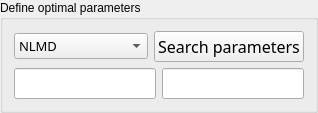
             <widget class="QGroupBox" name="groupBox_2">
              <property name="title">
               <string>Define optimal parameters</string>
              </property>
              <layout class="QVBoxLayout" name="verticalLayout_10">
               <item>
                <layout class="QHBoxLayout" name="horizontalLayout_6">
                 <item>
                  <widget class="QComboBox" name="ChoiceBox">
                   <property name="sizePolicy">
                    <sizepolicy hsizetype="Preferred" vsizetype="Maximum">
                     <horstretch>0</horstretch>
                     <verstretch>0</verstretch>
                    </sizepolicy>
                   </property>
                   <property name="font">
                    <font>
                     <family>Noto Sans Cond</family>
                     <pointsize>10</pointsize>
                     <weight>50</weight>
                     <italic>false</italic>
                     <bold>false</bold>
                    </font>
                   </property>
                   <property name="toolTip">
                    <string>&lt;html&gt;&lt;head/&gt;&lt;body&gt;&lt;p&gt;&lt;span style=&quot; font-size:11pt;&quot;&gt;Choice of the denoising algorithm&lt;/span&gt;&lt;/p&gt;&lt;/body&gt;&lt;/html&gt;</string>
                   </property>
                   <property name="styleSheet">
                    <string notr="true"/>
                   </property>
                   <item>
                    <property name="text">
                     <string>NLMD</string>
                    </property>
                   </item>
                   <item>
                    <property name="text">
                     <string>BM3D</string>
                    </property>
                   </item>
                   <item>
                    <property name="text">
                     <string>VSNR</string>
                    </property>
                   </item>
                   <item>
                    <property name="text">
                     <string>TV Chambolle</string>
                    </property>
                   </item>
                  </widget>
                 </item>
                 <item>
                  <widget class="QPushButton" name="Denoise_button">
                   <property name="sizePolicy">
                    <sizepolicy hsizetype="Minimum" vsizetype="Maximum">
                     <horstretch>0</horstretch>
                     <verstretch>0</verstretch>
                    </sizepolicy>
                   </property>
                   <property name="font">
                    <font>
                     <family>Noto Sans Cond</family>
                     <pointsize>12</pointsize>
                     <weight>50</weight>
                     <italic>false</italic>
                     <bold>false</bold>
                    </font>
                   </property>
                   <property name="toolTip">
                    <string>&lt;html&gt;&lt;head/&gt;&lt;body&gt;&lt;p&gt;&lt;span style=&quot; font-size:11pt;&quot;&gt;Determination of the best denoising parameter&lt;/span&gt;&lt;/p&gt;&lt;/body&gt;&lt;/html&gt;</string>
                   </property>
                   <property name="styleSheet">
                    <string notr="true"/>
                   </property>
                   <property name="text">
                    <string>Search parameters</string>
                   </property>
                   <property name="icon">
                    <iconset>
                     <normaloff>icons/run_icon.png</normaloff>icons/run_icon.png</iconset>
                   </property>
                  </widget>
                 </item>
                </layout>
               </item>
               <item>
                <layout class="QHBoxLayout" name="horizontalLayout_5">
                 <item>
                  <widget class="QLineEdit" name="SSIM_info">
                   <property name="font">
                    <font>
                     <family>Noto Sans Cond</family>
                     <pointsize>12</pointsize>
                     <weight>50</weight>
                     <italic>false</italic>
                     <bold>false</bold>
                    </font>
                   </property>
                   <property name="toolTip">
                    <string>&lt;html&gt;&lt;head/&gt;&lt;body&gt;&lt;p&gt;&lt;span style=&quot; font-size:11pt;&quot;&gt;Best denoising parameter from SSIM indice&lt;/span&gt;&lt;/p&gt;&lt;/body&gt;&lt;/html&gt;</string>
                   </property>
                   <property name="readOnly">
                    <bool>true</bool>
                   </property>
                  </widget>
                 </item>
                 <item>
                  <widget class="QLineEdit" name="MSE_info">
                   <property name="font">
                    <font>
                     <family>Noto Sans Cond</family>
                     <pointsize>12</pointsize>
                     <weight>50</weight>
                     <italic>false</italic>
                     <bold>false</bold>
                    </font>
                   </property>
                   <property name="toolTip">
                    <string>&lt;html&gt;&lt;head/&gt;&lt;body&gt;&lt;p&gt;&lt;span style=&quot; font-size:11pt;&quot;&gt;Best denoising parameter from MSE indice&lt;/span&gt;&lt;/p&gt;&lt;/body&gt;&lt;/html&gt;</string>
                   </property>
                   <property name="readOnly">
                    <bool>true</bool>
                   </property>
                  </widget>
                 </item>
                </layout>
               </item>
              </layout>
             </widget>
